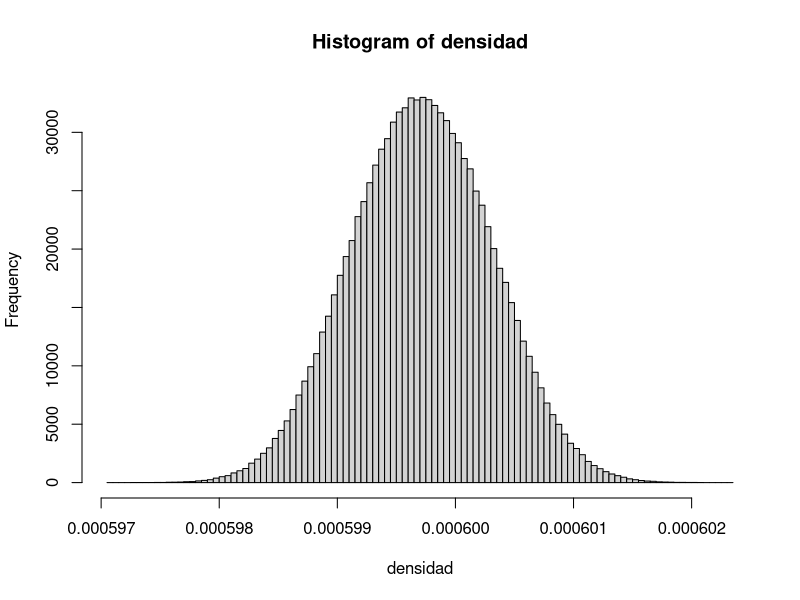
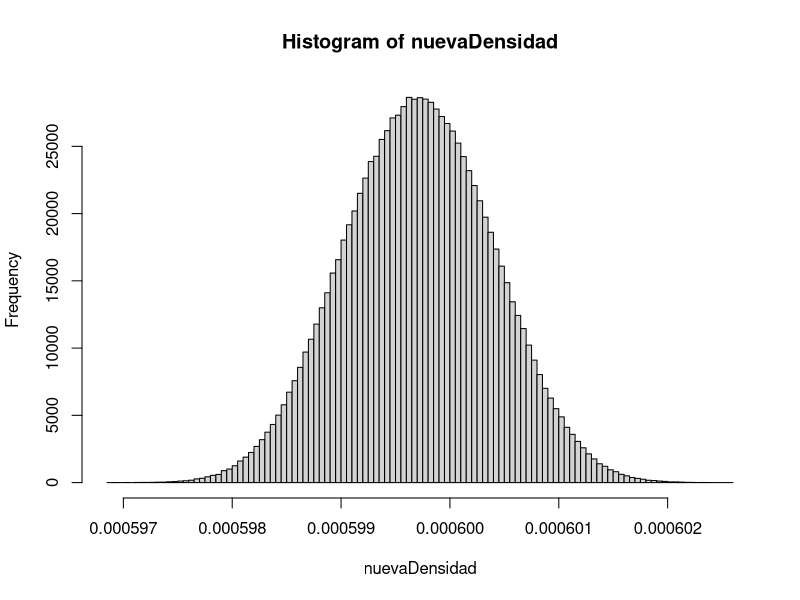

Recreate these plots in R, in order.
#Iniciamos generando los vectores de las mediciones de masa y diametro para la esfera de plastico
masas <- c(543.12, 543.10, 543.16, 543.13, 543.12)
diametros <- c(120.02, 120.09, 120.12, 119.94, 120.01)

#Ahora generamos las incertidumbres

error = 0.03

iteraciones = 1000000

masaMedida <- rnorm(n = iteraciones, mean = mean(masas)-error, sd=(sd(masas)/sqrt(length(masas)))) #Tomamos en cuenta el error sistematico que presenta el equipo
diametroMedido <- rnorm(n = iteraciones, mean = mean(diametros), sd=(sd(diametros)/sqrt(length(diametros))))


#Ahora generamos incertidumbres por resolucion

resMasa <- runif(iteraciones, -0.005, 0.005)
resDiametro <- runif(iteraciones, -0.005, 0.005)

#Generamos incertisumbre por certificado de la balanza

certMasa <- rnorm(iteraciones, 0, 0.01/2)

#Generamos incertidumbre por EMP del vernier

empDiametro <-  runif(iteraciones, -0.04, 0.04)


#Ahora sumamos estas contribuciones para encontrar valores y poder comparar con el metodo GUM

diametro = diametroMedido + resDiametro + empDiametro
masa = masaMedida + resMasa + certMasa

#Aplicamos formula para encontrar la densidad

densidad = (6*masa)/(diametro^3*pi)

#Ahora reportamos el valor de la densidad y su incertidumbre estandar
mean(densidad)
sd(densidad)

#Generamos el histograma para analizar el comportamiento de la incertidumbre

hist(densidad, breaks = 150)

#Ahora comparamos los resultados con los dados por el metodo GUM

print("Valor de masa: ")
mean(masa)
print("Valor de diametro: ")
mean(diametro)
print("Incertiumbre combinada de masa: ")
sd(masa)
print("Incertiumbre combinada de diametro: ")
sd(diametro)
print("Incertiumbre estandar de resolucion del diametro: ")
sd(resDiametro)
print("Incertiumbre estandar de resolucion de la masa: ")
sd(resMasa)
print("Incertiumbre estandar de repetibilidad de la masa: ")
sd(masaMedida)
print("Incertiumbre estandar de repetibilidad del diametro: ")
sd(diametroMedido)
print("Incertiumbre estandar de certificado de la balanza: ")
sd(certMasa)
print("Incertiumbre estandar por EMP del vernier: ")
sd(empDiametro)

#Ahora debemos generar un modelo que modifique esta densidad segun la temperatura para esto sobre estimaremos el aporte de un cambio de temperatura a una distribucion rectangular de +- 3 grados celcius

temperatura <- runif(iteraciones, -3, 3)

#Definimos el coeficiente de expansion termica

alpha = 110*10^-6 # unidades 1/grados celcius, coeficiente de polietileno cuenta con densidad similar a la encontrada

#Ahora analizamos el cambio de volumen de la esfera como deltaV = 3*alpha*temperatura*volumenInicial

volumenInicial <- 4*pi*(diametro/2)^3/3

deltaV <- 3*alpha*temperatura*volumenInicial

nuevoVolumen = volumenInicial + deltaV

#Recalculamos densidad y su incertidumbre

nuevaDensidad = masa/nuevoVolumen

#Mostramos resultados

print("Valor de nueva densidad")
mean(nuevaDensidad)
print("Nueva incertidumbre estandar de la densidad")
sd(nuevaDensidad)
hist(nuevaDensidad, breaks = 150)

